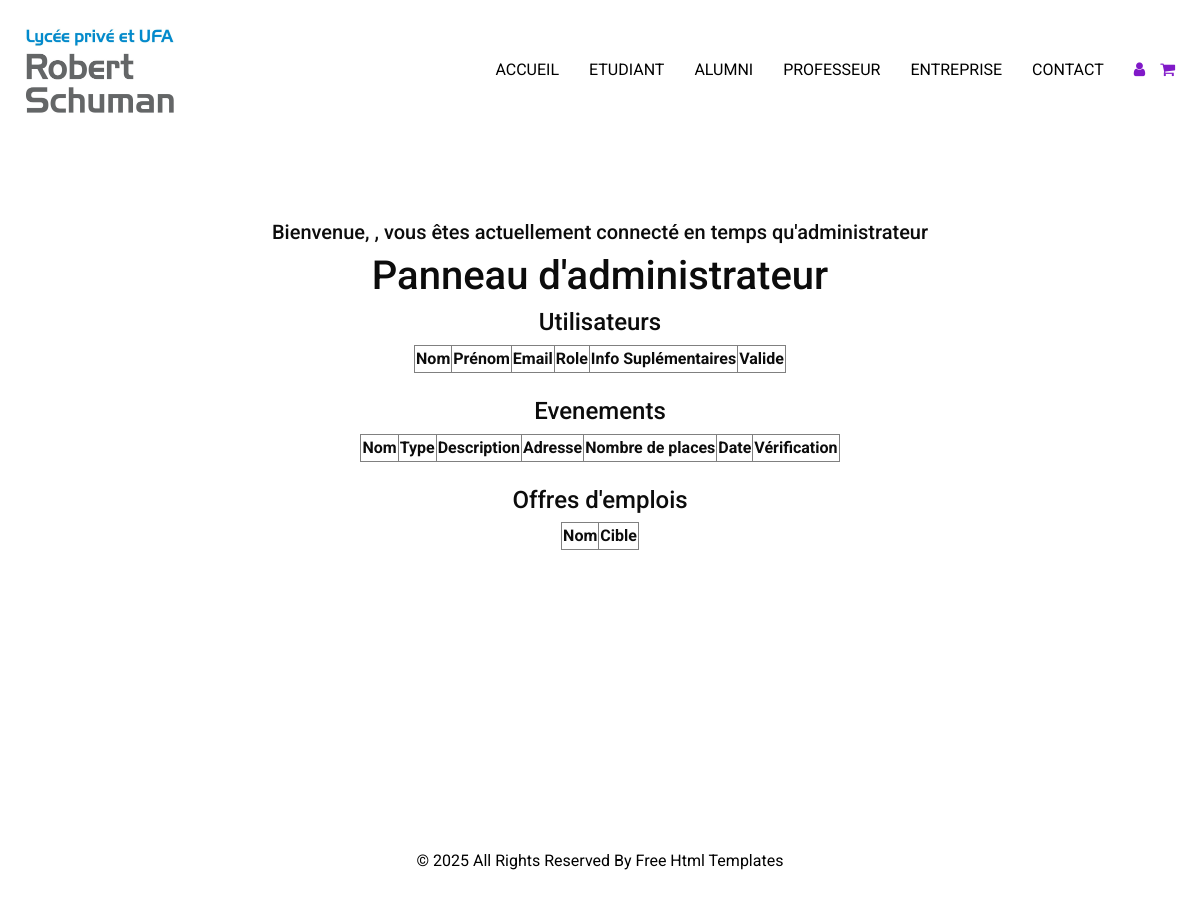
The page /admin_dashboard.php on the database as committed earlier.
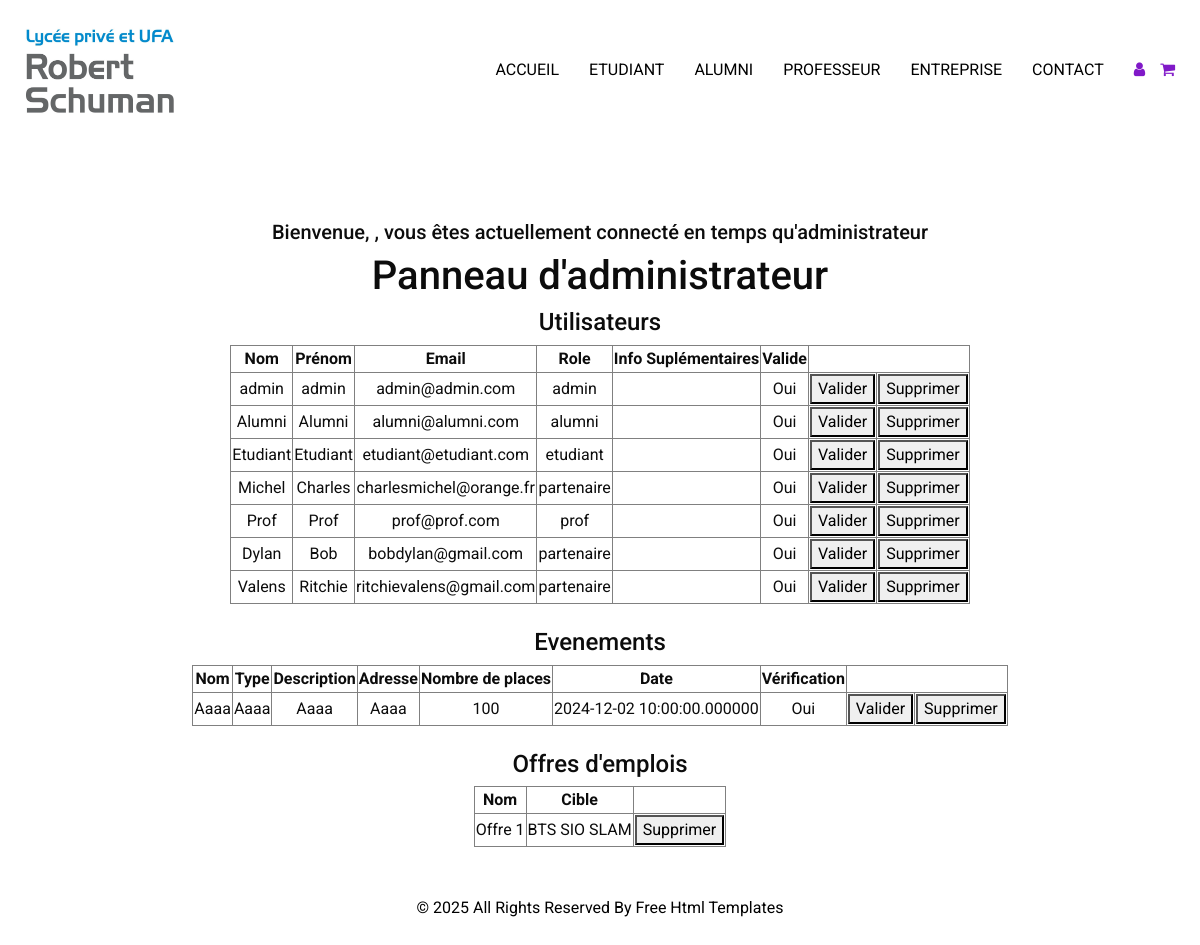
The same page on the database as committed later.
### tables this page shows
CREATE TABLE `utilisateur` (
  `id_utilisateur` int NOT NULL,
  `nom` varchar(50) NOT NULL,
  `prenom` varchar(50) NOT NULL,
  `email` varchar(150) NOT NULL,
  `mdp` varchar(100) NOT NULL,
  `info_sup` text,
  `role` varchar(30) NOT NULL,
  `active` tinyint(1) NOT NULL DEFAULT '0'
);

CREATE TABLE `evenement` (
  `id_evenement` int NOT NULL,
  `nom_evenement` varchar(100) NOT NULL,
  `type` varchar(50) NOT NULL,
  `description_evenement` varchar(100) NOT NULL,
  `adresse` varchar(100) NOT NULL,
  `nb_de_places` int NOT NULL,
  `verification` tinyint(1) NOT NULL,
  `date_evenement` datetime(6) NOT NULL
);

CREATE TABLE `offre` (
  `id_offre` int NOT NULL,
  `nom` varchar(50) NOT NULL,
  `description` varchar(100) NOT NULL,
  `cible_formation` varchar(100) NOT NULL,
  `image` blob NOT NULL,
  `REF_PARTENAIRE` int NOT NULL
);

### PHP/bdd/Bdd.php (called while the page is built)
<?php
class Bdd {
    private $bdd;
    private $serveur = "localhost" ;
    private $nomBdd = "projet_lprs" ;
    private $username = "root";
    private $password = "";
    public function __construct(){
        $this->bdd = new PDO('mysql:host='.$this->serveur.';dbname='.$this->nomBdd,$this->username,$this->password);
    }
    public function getBdd(){
        return $this->bdd;
    }
}
?>

### admin_dashboard.php (the view, shortened to what this page needs)
<?php include 'PHP/bdd/Bdd.php';
$bdd = new Bdd;
$res_uti = $bdd->getBdd()->query('SELECT * FROM utilisateur');
$res_ev = $bdd->getBdd()->query('SELECT * FROM evenement');
$res_of = $bdd->getBdd()->query('SELECT * FROM offre');
?>
<!DOCTYPE html>
<html>
<head>
  <link rel="stylesheet" type="text/css" href="css/bootstrap.css" />
  <link href="css/font-awesome.min.css" rel="stylesheet" />
  <link href="css/style.css" rel="stylesheet" />
  <link href="css/responsive.css" rel="stylesheet" />
</head>
<body>
  <div class="hero_area">
    <header class="header_section">
      <div class="container-fluid">
        <nav class="navbar navbar-expand-lg custom_nav-container ">
          <a class="navbar-brand" href="../index.php">
            <span>
              <img src="images/RobertSchuman.webp" alt="" width="150" height="100" />
            </span>
          </a>
          <div class="collapse navbar-collapse" id="navbarSupportedContent">
            <ul class="navbar-nav">
              <li class="nav-item">
                <a class="nav-link" href="../index.php">Accueil</a>
              </li>
              <li class="nav-item">
                  <div class="dropdown">
                      <button class="nav-link dropbtn">Etudiant
                      </button>
                  </div>
              </li>
              <li class="nav-item">
                  <div class="dropdown">
                      <button class="nav-link dropbtn">Alumni
                      </button>
                  </div>
              </li>
              <li class="nav-item">
                  <div class="dropdown">
                      <button class="nav-link dropbtn">Professeur
                      </button>
                  </div>
              </li>
              <li class="nav-item">
                  <div class="dropdown">
                      <button class="nav-link dropbtn">Entreprise
                      </button>
                  </div>
              </li>
              <li class="nav-item">
                <a class="nav-link" href="../contact.php">Contact</a>
              </li>
            </ul>
            <div class="user_optio_box">
              <a href="connexion_global.php">
                <i class="fa fa-user" aria-hidden="true"></i>
              </a>
              <a href="">
                <i class="fa fa-shopping-cart" aria-hidden="true"></i>
              </a>
            </div>
          </div>
        </nav>
      </div>
    </header>
    <br>
     <center>
     <br>
       <br>
       <div class="main-block">
            <h5>Bienvenue, <?php echo $_SESSION['prenom']." ".$_SESSION['nom'] ?>, vous êtes actuellement connecté en temps qu'administrateur</h5>
            <b><h1>Panneau d'administrateur</h1></b>
        <b><h4>Utilisateurs</h4></b>
        <form action="PHP/controleur/TraitementAdmin.php" method="POST">
            <table style="text-align: center" border="1px">
                <tr>
                    <th>Nom</th>
                    <th>Prénom</th>
                    <th>Email</th>
                    <th>Role</th>
                    <th>Info Suplémentaires</th>
                    <th>Valide</th>
               </tr>
                <?php
                foreach($res_uti as $element){
                    ?>
                    <tr>
                        <td><?php echo $element['nom']?></td>
                        <td><?php echo $element['prenom']?></td>
                        <td><?php echo $element['email']?></td>
                        <td><?php echo $element['role']?></td>
                        <td><?php echo $element['info_sup']?></td>
                        <td><?php
                        if ($element['active'] == 0) {
                            echo "Non";
                        } else if ($element['active'] == 1) {
                            echo "Oui";
                        } else {
                            echo "Euhh";
                        }
                        ?></td>
                        <td><button type="submit" formaction="PHP/controleur/TraitementAdmin.php" name="ValiderUtilisateur" value="supprimer">Valider</button></td>
                        <td><button type="submit" formaction="PHP/controleur/TraitementAdmin.php" name="DeleteUtilisateur" value="supprimer">Supprimer</button></td>
                    </tr>
                    <?php
                }
                ?>
            </table>
          </form>
            </div>
            <div>
            <br>
            <b><h4>Evenements</h4></b>
            <table style="text-align: center" border="1px">
                <tr>
                    <th>Nom</th>
                    <th>Type</th>
                    <th>Description</th>
                    <th>Adresse</th>
                    <th>Nombre de places</th>
                    <th>Date</th>
                    <th>Vérification</th>
                </tr>
                <?php
                foreach($res_ev as $element){
                    ?>
                    <tr>
                        <td><?php echo $element['nom_evenement']?></td>
                        <td><?php echo $element['type']?></td>
                        <td><?php echo $element['description_evenement']?></td>
                        <td><?php echo $element['adresse']?></td>
                        <td><?php echo $element['nb_de_places']?></td>
                        <td><?php echo $element['date_evenement']?></td>
                        <td><?php
                        if ($element['verification'] == false) {
                            echo "Non";
                        } else {
                            echo "Oui";
                        }
                        ?></td>
                        <td><button type="button">Valider</button></td>
                        <td><button type="button">Supprimer</button></td>
                    </tr>
                    <?php
                }
                ?>
            </table>
            </div>
            <div>
           <br>
            <b><h4>Offres d'emplois</h4></b>
            <table style="text-align: center" border="1px">
                <tr>
                    <th>Nom</th>
                    <th>Cible</th>
                </tr>
                <?php
                foreach($res_of as $element){
                    ?>
                    <tr>
                        <td><?php echo $element['nom']?></td>
                        <td><?php echo $element['cible_formation']?></td>
                        <td><button type="button">Supprimer</button></td>
                    </tr>
                    <?php
                }
                ?>
            </table>
            </div>
        </div>
     <br>
  <section class="footer_section">
    <div class="container">
      <p>
        &copy; <span id="displayYear"></span> All Rights Reserved By
        <a href="https://html.design/">Free Html Templates</a>
      </p>
    </div>
  </section>
</body>
</html>

### css/style.css (style rules this page uses)
body { font-family: "Roboto", sans-serif; color: #0c0c0c; background-color: #ffffff; overflow-x: hidden; }
a, a:hover, a:focus { text-decoration: none; }
.hero_area { position: relative; min-height: 100vh; display: -webkit-box; display: -ms-flexbox; display: flex; -webkit-box-orient: vertical; -webkit-box-direction: normal; -ms-flex-direction: column; flex-direction: column; }
.header_section .container-fluid { padding-right: 25px; padding-left: 25px; }
.navbar-brand span { font-weight: bold; color: #000000; font-size: 24px; text-transform: uppercase; }
.custom_nav-container { padding: 15px 0; }
.custom_nav-container .navbar-nav { margin: auto; }
.custom_nav-container .navbar-nav .nav-item .nav-link { padding: 5px 25px; color: #000000; text-align: center; text-transform: uppercase; border-radius: 5px; -webkit-transition: all 0.3s; transition: all 0.3s; }
.user_optio_box { display: -webkit-box; display: -ms-flexbox; display: flex; }
.user_optio_box a { margin-left: 15px; color: #8019c8; }
.footer_section { position: relative; background-color: #ffffff; text-align: center; }
.footer_section p { color: #000000; padding: 25px 0; margin: 0; }
.footer_section p a { color: inherit; }

### css/responsive.css (style rules this page uses)
@media (max-width: 1300px) { .custom_nav-container .navbar-nav { margin: 0; margin-left: auto; align-items: center; } }
@media (max-width: 1300px) { .custom_nav-container .navbar-nav .nav-item .nav-link { padding: 5px 15px; } }
@media (min-width: 1200px) { .container { max-width: 1170px; } }

### admin_dashboard.php (style rules this page uses)
.dropbtn { font-size: 16px; border: none; outline: none; color: white; padding: 14px 16px; background-color: inherit; font-family: inherit; margin: 0; }

Rows that differ between the two databases and show on the page:
added utilisateur: nom "admin", prenom "admin", email "admin@admin.com", role "admin", active "Oui"
added utilisateur: nom "Alumni", prenom "Alumni", email "alumni@alumni.com", role "alumni", active "Oui"
added utilisateur: nom "Etudiant", prenom "Etudiant", email "etudiant@etudiant.com", role "etudiant", active "Oui"
added utilisateur: nom "Michel", prenom "Charles", email "charlesmichel@orange.fr", role "partenaire", active "Oui"
added utilisateur: nom "Prof", prenom "Prof", email "prof@prof.com", role "prof", active "Oui"
added utilisateur: nom "Dylan", prenom "Bob", email "bobdylan@gmail.com", role "partenaire", active "Oui"
added utilisateur: nom "Valens", prenom "Ritchie", email "ritchievalens@gmail.com", role "partenaire", active "Oui"
added evenement: nom_evenement "Aaaa", type "Aaaa", description_evenement "Aaaa", adresse "Aaaa", nb_de_places "100", date_evenement "2024-12-02 10:00:00.000000", verification "Oui"
added offre: nom "Offre 1", cible_formation "BTS SIO SLAM"
